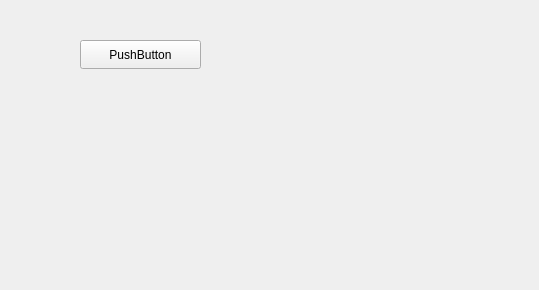
<?xml version="1.0" encoding="UTF-8"?>
<ui version="4.0">
 <class>Super</class>
 <widget class="QMainWindow" name="Super">
  <property name="geometry">
   <rect>
    <x>0</x>
    <y>0</y>
    <width>539</width>
    <height>290</height>
   </rect>
  </property>
  <property name="windowTitle">
   <string>Super</string>
  </property>
  <widget class="QWidget" name="centralwidget">
   <widget class="QPushButton" name="pbOp">
    <property name="geometry">
     <rect>
      <x>80</x>
      <y>40</y>
      <width>121</width>
      <height>29</height>
     </rect>
    </property>
    <property name="text">
     <string>PushButton</string>
    </property>
   </widget>
  </widget>
 </widget>
 <resources/>
 <connections/>
</ui>
